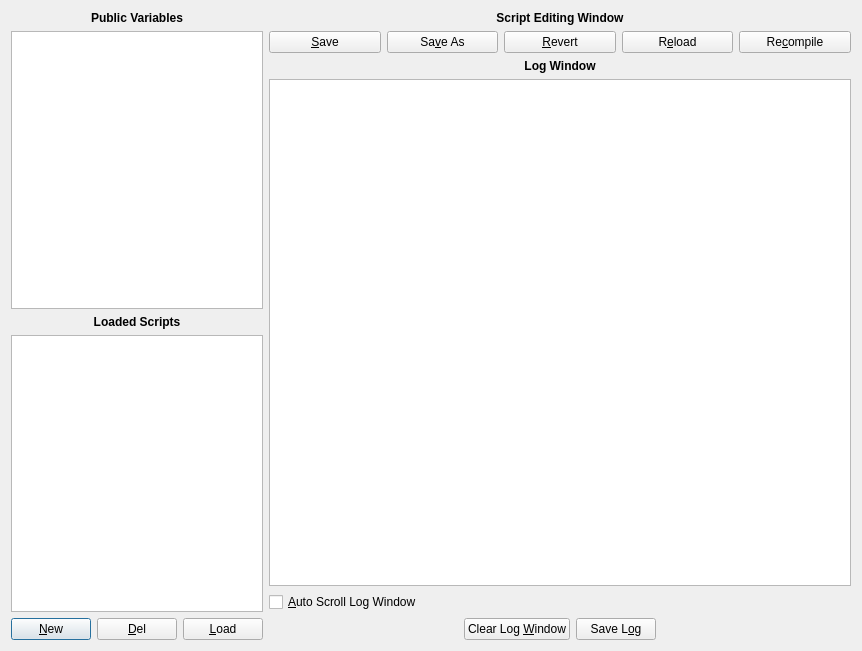
<?xml version="1.0" encoding="UTF-8"?>
<ui version="4.0">
 <class>ScriptingWindowLIN</class>
 <widget class="QDialog" name="ScriptingWindowLIN">
  <property name="geometry">
   <rect>
    <x>0</x>
    <y>0</y>
    <width>862</width>
    <height>651</height>
   </rect>
  </property>
  <property name="windowTitle">
   <string>Scripting Interface</string>
  </property>
  <layout class="QHBoxLayout" name="horizontalLayout" stretch="1,4">
   <item>
    <layout class="QVBoxLayout" name="verticalLayout_2">
     <item>
      <widget class="QLabel" name="label_4">
       <property name="font">
        <font>
         <weight>75</weight>
         <bold>true</bold>
        </font>
       </property>
       <property name="text">
        <string>Public Variables</string>
       </property>
       <property name="alignment">
        <set>Qt::AlignCenter</set>
       </property>
      </widget>
     </item>
     <item>
      <widget class="QTableWidget" name="tableVariables"/>
     </item>
     <item>
      <widget class="QLabel" name="label">
       <property name="font">
        <font>
         <weight>75</weight>
         <bold>true</bold>
        </font>
       </property>
       <property name="text">
        <string>Loaded Scripts</string>
       </property>
       <property name="alignment">
        <set>Qt::AlignCenter</set>
       </property>
      </widget>
     </item>
     <item>
      <widget class="QListWidget" name="listLoadedScripts"/>
     </item>
     <item>
      <layout class="QHBoxLayout" name="horizontalLayout_3">
       <item>
        <widget class="QPushButton" name="btnNewScript">
         <property name="text">
          <string>&amp;New</string>
         </property>
        </widget>
       </item>
       <item>
        <widget class="QPushButton" name="btnRemoveScript">
         <property name="text">
          <string>&amp;Del</string>
         </property>
        </widget>
       </item>
       <item>
        <widget class="QPushButton" name="btnLoadScript">
         <property name="text">
          <string>&amp;Load</string>
         </property>
        </widget>
       </item>
      </layout>
     </item>
    </layout>
   </item>
   <item>
    <layout class="QVBoxLayout" name="verticalLayout" stretch="0,0,0,4,0,0">
     <item>
      <widget class="QLabel" name="label_2">
       <property name="font">
        <font>
         <weight>75</weight>
         <bold>true</bold>
        </font>
       </property>
       <property name="text">
        <string>Script Editing Window</string>
       </property>
       <property name="alignment">
        <set>Qt::AlignCenter</set>
       </property>
      </widget>
     </item>
     <item>
      <layout class="QHBoxLayout" name="horizontalLayout_2">
       <item>
        <widget class="QPushButton" name="btnSaveScript">
         <property name="text">
          <string>&amp;Save</string>
         </property>
        </widget>
       </item>
       <item>
        <widget class="QPushButton" name="btnSaveAsScript">
         <property name="text">
          <string>Sa&amp;ve As</string>
         </property>
        </widget>
       </item>
       <item>
        <widget class="QPushButton" name="btnRevertScript">
         <property name="text">
          <string>&amp;Revert</string>
         </property>
        </widget>
       </item>
       <item>
        <widget class="QPushButton" name="btnReloadScript">
         <property name="text">
          <string>R&amp;eload</string>
         </property>
        </widget>
       </item>
       <item>
        <widget class="QPushButton" name="btnRecompile">
         <property name="text">
          <string>Re&amp;compile</string>
         </property>
        </widget>
       </item>
      </layout>
     </item>
     <item>
      <widget class="QLabel" name="label_3">
       <property name="font">
        <font>
         <weight>75</weight>
         <bold>true</bold>
        </font>
       </property>
       <property name="text">
        <string>Log Window</string>
       </property>
       <property name="alignment">
        <set>Qt::AlignCenter</set>
       </property>
      </widget>
     </item>
     <item>
      <widget class="QListWidget" name="listLog"/>
     </item>
     <item>
      <widget class="QCheckBox" name="cbAutoScroll">
       <property name="text">
        <string>&amp;Auto Scroll Log Window</string>
       </property>
      </widget>
     </item>
     <item>
        <layout class="QHBoxLayout" name="horizontalLayout_log">
            <property name="alignment">
                <set>Qt::AlignCenter</set>
            </property>
            <property name="contentsMargins">10, 0, 10, 0</property>
            <item>
                <widget class="QPushButton" name="btnClearLog">
                    <property name="text">
                        <string>Clear Log &amp;Window</string>
                    </property>
                </widget>
            </item>
            <item>
                <widget class="QPushButton" name="btnSaveLog">
                    <property name="text">
                        <string>Save L&amp;og</string>
                    </property>
                </widget>
            </item>
        </layout>
     </item>
    </layout>
   </item>
  </layout>
 </widget>
 <tabstops>
  <tabstop>listLog</tabstop>
  <tabstop>btnNewScript</tabstop>
  <tabstop>btnRemoveScript</tabstop>
  <tabstop>btnLoadScript</tabstop>
  <tabstop>listLoadedScripts</tabstop>
  <tabstop>tableVariables</tabstop>
  <tabstop>btnSaveScript</tabstop>
  <tabstop>btnSaveAsScript</tabstop>
  <tabstop>btnRevertScript</tabstop>
  <tabstop>btnReloadScript</tabstop>
  <tabstop>btnRecompile</tabstop>
  <tabstop>cbAutoScroll</tabstop>
  <tabstop>btnClearLog</tabstop>
  <tabstop>btnSaveLog</tabstop>
 </tabstops>
 <resources/>
 <connections/>
</ui>
